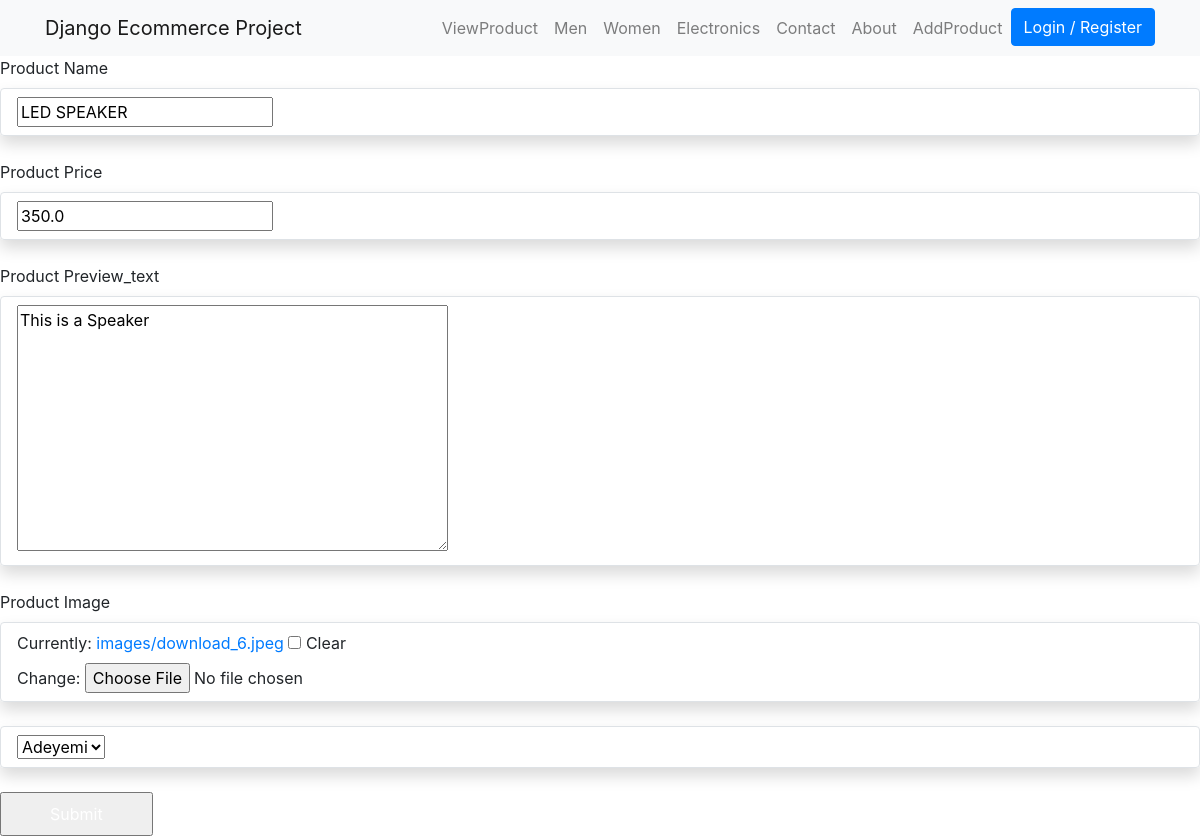
Screenshot of /products/products/update/1/ with the database file from the repository.
### products/models.py (models this page shows, shortened)
class  Product(models.Model):
    seller_name = models.ForeignKey(User, on_delete=models.CASCADE,default=1)
    image = models.ImageField(upload_to='images', blank=True)
    name = models.CharField(max_length=300)
    slug = models.SlugField()
    category = models.ForeignKey(Category, on_delete=models.CASCADE, default=True, null=False)
    preview_text = models.TextField(max_length=200, verbose_name='Preview Text')
    detail_text = models.TextField(max_length=1000, verbose_name='Detail Text')
    price = models.FloatField()
    is_published = models.BooleanField(default=True)
    created_at = models.DateTimeField(default=datetime.now, blank=True)

### products/views.py (the view)
# urls.py: path('products/update/<int:pk>/',views.ProductUpdateView.as_view(),name='update_product'),
class ProductUpdateView(UpdateView):
    model = Product
    fields = ['name','price','preview_text','image','seller_name']
    template_name_suffix = '_update_form'

### products/templates/products/product_update_form.html (shortened to what this page needs)
{% extends 'products/base.html' %}
{% block content %}
<form class="w-3/5 bg-white shadow-md m-10 px-8 py-8"  method="post" enctype="multipart/form-data">
     <div class="mb-4">
    <label class="block text-gray-700 text-sm font-bold mb-2 " for="">Product Name</label>
    <div class="shadow appearance-none border rounded w-1/3 py-2 px-3 mr-10 text-gray-700">
        {{form.name}}
    </div>
    </div>
    <div class="mb-4">
    <label class="block text-gray-700 text-sm font-bold mb-2 " for="">Product Price</label>
    <div class="shadow appearance-none border rounded w-1/3 py-2 px-3 mr-10 text-gray-700">
        {{form.price}}
    </div>
    </div>
    <div class="mb-4">
    <label class="block text-gray-700 text-sm font-bold mb-2 " for="">Product Preview_text</label>
    <div class="shadow appearance-none border rounded w-1/3 py-2 px-3 mr-10 text-gray-700">
        {{form.preview_text}}
    </div>
    </div>
    <div class="mb-4">
    <label class="block text-gray-700 text-sm font-bold mb-2 " for="">Product Image</label>
    <div class="shadow appearance-none border rounded w-1/3 py-2 px-3 mr-10 text-gray-700">
        {{form.image}}
    </div>
    </div>
    <div class="mb-4">
    <div class=" hidden shadow appearance-none border rounded w-1/3 py-2 px-3 mr-10 text-gray-700">
        {{form.seller_name}}
    </div>
    </div>
    <input class="bg-green-500 text-white px-5 py-2" type="submit" name="Update" id="">
</form>
{% endblock %}

### rows the page displays
Product: name "LED SPEAKER", price "350.0", preview_text "This is a Speaker", seller_name "Adeyemi"
